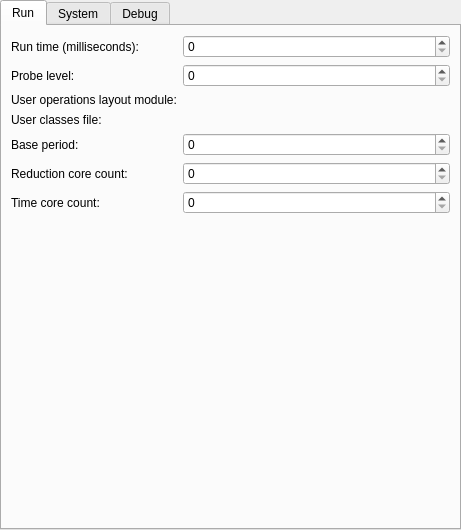
<?xml version="1.0" encoding="UTF-8"?>
<ui version="4.0">
 <class>tabWidget</class>
 <widget class="QTabWidget" name="tabWidget">
  <property name="geometry">
   <rect>
    <x>0</x>
    <y>0</y>
    <width>461</width>
    <height>530</height>
   </rect>
  </property>
  <property name="currentIndex">
   <number>0</number>
  </property>
  <widget class="QWidget" name="run">
   <attribute name="title">
    <string>Run</string>
   </attribute>
   <layout class="QFormLayout" name="formLayout">
    <item row="0" column="0">
     <widget class="QLabel" name="label_34">
      <property name="text">
       <string>Run time (milliseconds):</string>
      </property>
      <property name="buddy">
       <cstring>runTime</cstring>
      </property>
     </widget>
    </item>
    <item row="0" column="1">
     <widget class="QSpinBox" name="runTime">
      <property name="maximum">
       <number>2147483647</number>
      </property>
     </widget>
    </item>
    <item row="1" column="0">
     <widget class="QLabel" name="label_35">
      <property name="text">
       <string>Probe level:</string>
      </property>
      <property name="buddy">
       <cstring>probeLevel</cstring>
      </property>
     </widget>
    </item>
    <item row="1" column="1">
     <widget class="QSpinBox" name="probeLevel">
      <property name="maximum">
       <number>2147483647</number>
      </property>
     </widget>
    </item>
    <item row="2" column="0">
     <widget class="QLabel" name="userOpsLabel">
      <property name="text">
       <string>User operations layout module:</string>
      </property>
      <property name="buddy">
       <cstring>userModulePath</cstring>
      </property>
     </widget>
    </item>
    <item row="2" column="1">
     <widget class="KUrlRequester" name="userModulePath"/>
    </item>
    <item row="3" column="0">
     <widget class="QLabel" name="userClassLabel">
      <property name="text">
       <string>User classes file:</string>
      </property>
      <property name="buddy">
       <cstring>userClassPath</cstring>
      </property>
     </widget>
    </item>
    <item row="3" column="1">
     <widget class="KUrlRequester" name="userClassPath"/>
    </item>
    <item row="4" column="0">
     <widget class="QLabel" name="label_3">
      <property name="text">
       <string>Base period:</string>
      </property>
      <property name="buddy">
       <cstring>basePeriod</cstring>
      </property>
     </widget>
    </item>
    <item row="4" column="1">
     <widget class="QSpinBox" name="basePeriod">
      <property name="maximum">
       <number>2147483647</number>
      </property>
     </widget>
    </item>
    <item row="5" column="0">
     <widget class="QLabel" name="label_4">
      <property name="text">
       <string>Reduction core count:</string>
      </property>
      <property name="buddy">
       <cstring>reductionCoreCount</cstring>
      </property>
     </widget>
    </item>
    <item row="5" column="1">
     <widget class="QSpinBox" name="reductionCoreCount">
      <property name="maximum">
       <number>2147483647</number>
      </property>
     </widget>
    </item>
    <item row="6" column="0">
     <widget class="QLabel" name="label_5">
      <property name="text">
       <string>Time core count:</string>
      </property>
      <property name="buddy">
       <cstring>timeCoreCount</cstring>
      </property>
     </widget>
    </item>
    <item row="6" column="1">
     <widget class="QSpinBox" name="timeCoreCount">
      <property name="maximum">
       <number>2147483647</number>
      </property>
     </widget>
    </item>
   </layout>
  </widget>
  <widget class="QWidget" name="system">
   <attribute name="title">
    <string>System</string>
   </attribute>
   <layout class="QFormLayout" name="formLayout_2">
    <item row="0" column="0">
     <widget class="QLabel" name="label_6">
      <property name="text">
       <string>Model inertia success rate threshold:</string>
      </property>
      <property name="buddy">
       <cstring>modelInertiaSuccessRate</cstring>
      </property>
     </widget>
    </item>
    <item row="0" column="1">
     <widget class="QDoubleSpinBox" name="modelInertiaSuccessRate">
      <property name="decimals">
       <number>7</number>
      </property>
     </widget>
    </item>
    <item row="1" column="0">
     <widget class="QLabel" name="label_7">
      <property name="text">
       <string>Model inertia count threshold:</string>
      </property>
      <property name="buddy">
       <cstring>modelInertiacount</cstring>
      </property>
     </widget>
    </item>
    <item row="1" column="1">
     <widget class="QSpinBox" name="modelInertiacount">
      <property name="maximum">
       <number>2147483647</number>
      </property>
     </widget>
    </item>
    <item row="2" column="0">
     <widget class="QLabel" name="label_8">
      <property name="text">
       <string>Targeted pattern extractor delta success rate threshold:</string>
      </property>
      <property name="buddy">
       <cstring>tpxDeltaSuccessRate</cstring>
      </property>
     </widget>
    </item>
    <item row="2" column="1">
     <widget class="QDoubleSpinBox" name="tpxDeltaSuccessRate">
      <property name="decimals">
       <number>7</number>
      </property>
     </widget>
    </item>
    <item row="3" column="0">
     <widget class="QLabel" name="label_9">
      <property name="text">
       <string>Minimum simulation time horizon:</string>
      </property>
      <property name="buddy">
       <cstring>minSimTimeHoriz</cstring>
      </property>
     </widget>
    </item>
    <item row="3" column="1">
     <widget class="QSpinBox" name="minSimTimeHoriz">
      <property name="maximum">
       <number>2147483647</number>
      </property>
     </widget>
    </item>
    <item row="4" column="0">
     <widget class="QLabel" name="label_10">
      <property name="text">
       <string>Maximum simulation time horizon:</string>
      </property>
      <property name="buddy">
       <cstring>maxSimTimeHoriz</cstring>
      </property>
     </widget>
    </item>
    <item row="4" column="1">
     <widget class="QSpinBox" name="maxSimTimeHoriz">
      <property name="maximum">
       <number>2147483647</number>
      </property>
     </widget>
    </item>
    <item row="5" column="0">
     <widget class="QLabel" name="label_11">
      <property name="text">
       <string>Simulation time horizon:</string>
      </property>
      <property name="buddy">
       <cstring>simTimeHoriz</cstring>
      </property>
     </widget>
    </item>
    <item row="5" column="1">
     <widget class="QDoubleSpinBox" name="simTimeHoriz">
      <property name="suffix">
       <string/>
      </property>
      <property name="decimals">
       <number>7</number>
      </property>
     </widget>
    </item>
    <item row="6" column="0">
     <widget class="QLabel" name="label_12">
      <property name="text">
       <string>Targeted pattern extractor time horizon:</string>
      </property>
      <property name="buddy">
       <cstring>tpxTimeHoriz</cstring>
      </property>
     </widget>
    </item>
    <item row="6" column="1">
     <widget class="QSpinBox" name="tpxTimeHoriz">
      <property name="maximum">
       <number>2147483647</number>
      </property>
     </widget>
    </item>
    <item row="7" column="0">
     <widget class="QLabel" name="label_13">
      <property name="text">
       <string>Perf sampling period:</string>
      </property>
      <property name="buddy">
       <cstring>perfSamplePeriod</cstring>
      </property>
     </widget>
    </item>
    <item row="7" column="1">
     <widget class="QSpinBox" name="perfSamplePeriod">
      <property name="maximum">
       <number>2147483647</number>
      </property>
     </widget>
    </item>
    <item row="8" column="0">
     <widget class="QLabel" name="label_14">
      <property name="text">
       <string>Float tolerance:</string>
      </property>
      <property name="buddy">
       <cstring>floatTolerance</cstring>
      </property>
     </widget>
    </item>
    <item row="8" column="1">
     <widget class="QDoubleSpinBox" name="floatTolerance">
      <property name="decimals">
       <number>7</number>
      </property>
     </widget>
    </item>
    <item row="9" column="0">
     <widget class="QLabel" name="label_15">
      <property name="text">
       <string>Timer tolerance:</string>
      </property>
      <property name="buddy">
       <cstring>timerTolerance</cstring>
      </property>
     </widget>
    </item>
    <item row="9" column="1">
     <widget class="QSpinBox" name="timerTolerance">
      <property name="minimum">
       <number>0</number>
      </property>
      <property name="maximum">
       <number>2147483647</number>
      </property>
     </widget>
    </item>
    <item row="10" column="0">
     <widget class="QLabel" name="label_16">
      <property name="text">
       <string>Primary time horizon:</string>
      </property>
      <property name="buddy">
       <cstring>primaryTimeHoriz</cstring>
      </property>
     </widget>
    </item>
    <item row="10" column="1">
     <widget class="QSpinBox" name="primaryTimeHoriz">
      <property name="maximum">
       <number>2147483647</number>
      </property>
     </widget>
    </item>
    <item row="11" column="0">
     <widget class="QLabel" name="label_17">
      <property name="text">
       <string>Secondary time horizon:</string>
      </property>
      <property name="buddy">
       <cstring>secondaryTimeHoriz</cstring>
      </property>
     </widget>
    </item>
    <item row="11" column="1">
     <widget class="QSpinBox" name="secondaryTimeHoriz">
      <property name="maximum">
       <number>2147483647</number>
      </property>
     </widget>
    </item>
    <item row="12" column="0">
     <widget class="QLabel" name="label_18">
      <property name="text">
       <string>Notification marker resilience:</string>
      </property>
      <property name="buddy">
       <cstring>notifMarkerRes</cstring>
      </property>
     </widget>
    </item>
    <item row="12" column="1">
     <widget class="QSpinBox" name="notifMarkerRes">
      <property name="maximum">
       <number>2147483647</number>
      </property>
     </widget>
    </item>
    <item row="13" column="0">
     <widget class="QLabel" name="label_19">
      <property name="text">
       <string>Goal prediction success resilience:</string>
      </property>
      <property name="buddy">
       <cstring>goalPredSuccessRes</cstring>
      </property>
     </widget>
    </item>
    <item row="13" column="1">
     <widget class="QSpinBox" name="goalPredSuccessRes">
      <property name="maximum">
       <number>2147483647</number>
      </property>
     </widget>
    </item>
   </layout>
  </widget>
  <widget class="QWidget" name="debugtab">
   <attribute name="title">
    <string>Debug</string>
   </attribute>
   <layout class="QFormLayout" name="formLayout_3">
    <property name="fieldGrowthPolicy">
     <enum>QFormLayout::ExpandingFieldsGrow</enum>
    </property>
    <item row="0" column="0">
     <widget class="QLabel" name="label_22">
      <property name="text">
       <string>Debug:</string>
      </property>
      <property name="buddy">
       <cstring>debug</cstring>
      </property>
     </widget>
    </item>
    <item row="0" column="1">
     <widget class="QCheckBox" name="debug">
      <property name="text">
       <string/>
      </property>
     </widget>
    </item>
    <item row="1" column="0">
     <widget class="QLabel" name="label_23">
      <property name="text">
       <string>Debug windows:</string>
      </property>
      <property name="buddy">
       <cstring>debugWindows</cstring>
      </property>
     </widget>
    </item>
    <item row="1" column="1">
     <widget class="QSpinBox" name="debugWindows"/>
    </item>
    <item row="2" column="0">
     <widget class="QLabel" name="label_24">
      <property name="text">
       <string>Traces:</string>
      </property>
     </widget>
    </item>
    <item row="2" column="1">
     <widget class="QCheckBox" name="traceCompInputs">
      <property name="text">
       <string>Composite inputs</string>
      </property>
     </widget>
    </item>
    <item row="3" column="1">
     <widget class="QCheckBox" name="traceCompOutputs">
      <property name="text">
       <string>Composite outputs</string>
      </property>
     </widget>
    </item>
    <item row="4" column="1">
     <widget class="QCheckBox" name="traceModelIn">
      <property name="text">
       <string>Model inputs</string>
      </property>
     </widget>
    </item>
    <item row="5" column="1">
     <widget class="QCheckBox" name="traceModelOut">
      <property name="text">
       <string>Model outputs</string>
      </property>
     </widget>
    </item>
    <item row="6" column="1">
     <widget class="QCheckBox" name="tracePredMon">
      <property name="text">
       <string>Prediction monitoring</string>
      </property>
     </widget>
    </item>
    <item row="7" column="1">
     <widget class="QCheckBox" name="traceGoalMon">
      <property name="text">
       <string>Goal monitoring</string>
      </property>
     </widget>
    </item>
    <item row="8" column="1">
     <widget class="QCheckBox" name="traceModelRev">
      <property name="text">
       <string>Model revision</string>
      </property>
     </widget>
    </item>
    <item row="9" column="1">
     <widget class="QCheckBox" name="traceModComInj">
      <property name="text">
       <string>Model/composite injections</string>
      </property>
     </widget>
    </item>
    <item row="10" column="0">
     <widget class="QLabel" name="label_21">
      <property name="text">
       <string>Decompile objects:</string>
      </property>
      <property name="buddy">
       <cstring>decompileObjects</cstring>
      </property>
     </widget>
    </item>
    <item row="10" column="1">
     <widget class="QCheckBox" name="decompileObjects">
      <property name="text">
       <string/>
      </property>
     </widget>
    </item>
    <item row="11" column="0">
     <widget class="QLabel" name="decompileFileLabel">
      <property name="text">
       <string>Decompile to file:</string>
      </property>
     </widget>
    </item>
    <item row="11" column="1">
     <widget class="KUrlRequester" name="decObjFile"/>
    </item>
    <item row="12" column="0">
     <widget class="QLabel" name="label_26">
      <property name="text">
       <string>Ignore named objects:</string>
      </property>
      <property name="buddy">
       <cstring>ignoreNamedObj</cstring>
      </property>
     </widget>
    </item>
    <item row="12" column="1">
     <widget class="QCheckBox" name="ignoreNamedObj">
      <property name="text">
       <string/>
      </property>
     </widget>
    </item>
    <item row="13" column="0">
     <widget class="QLabel" name="label_27">
      <property name="text">
       <string>Dump objects to file:</string>
      </property>
     </widget>
    </item>
    <item row="13" column="1">
     <widget class="KUrlRequester" name="dumpObjFile"/>
    </item>
    <item row="14" column="0">
     <widget class="QLabel" name="label_28">
      <property name="text">
       <string>Test objects:</string>
      </property>
      <property name="buddy">
       <cstring>testObj</cstring>
      </property>
     </widget>
    </item>
    <item row="14" column="1">
     <widget class="QCheckBox" name="testObj">
      <property name="text">
       <string/>
      </property>
     </widget>
    </item>
    <item row="15" column="0">
     <widget class="QLabel" name="label_30">
      <property name="text">
       <string>Decompile models:</string>
      </property>
      <property name="buddy">
       <cstring>decompileModels</cstring>
      </property>
     </widget>
    </item>
    <item row="15" column="1">
     <widget class="QCheckBox" name="decompileModels">
      <property name="text">
       <string/>
      </property>
     </widget>
    </item>
    <item row="16" column="0">
     <widget class="QLabel" name="label_31">
      <property name="text">
       <string>Ignore named models:</string>
      </property>
      <property name="buddy">
       <cstring>ignoreNamedModels</cstring>
      </property>
     </widget>
    </item>
    <item row="16" column="1">
     <widget class="QCheckBox" name="ignoreNamedModels">
      <property name="text">
       <string/>
      </property>
     </widget>
    </item>
    <item row="17" column="0">
     <widget class="QLabel" name="dumpFileLabel">
      <property name="text">
       <string>Dump models to file:</string>
      </property>
     </widget>
    </item>
    <item row="17" column="1">
     <widget class="KUrlRequester" name="dumpModelsFile"/>
    </item>
    <item row="18" column="0">
     <widget class="QLabel" name="label_33">
      <property name="text">
       <string>Test models:</string>
      </property>
      <property name="buddy">
       <cstring>testModels</cstring>
      </property>
     </widget>
    </item>
    <item row="18" column="1">
     <widget class="QCheckBox" name="testModels">
      <property name="text">
       <string/>
      </property>
     </widget>
    </item>
   </layout>
  </widget>
 </widget>
 <customwidgets>
  <customwidget>
   <class>KUrlRequester</class>
   <extends>QFrame</extends>
   <header>kurlrequester.h</header>
   <container>1</container>
  </customwidget>
 </customwidgets>
 <resources/>
 <connections/>
</ui>
